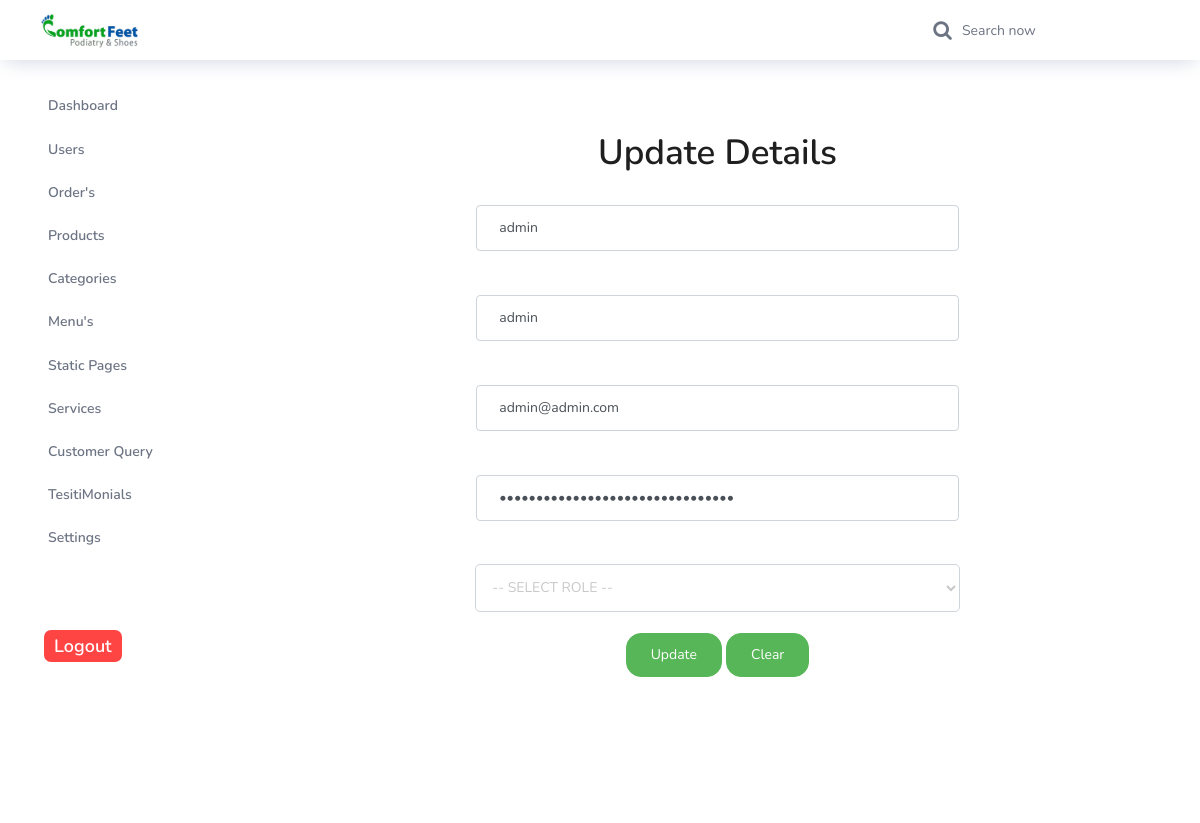
Screenshot of /admin/update_user.php?update=1 with the database file from the repository.
### tables this page shows
CREATE TABLE `user` (
  `u_id` int(11) NOT NULL,
  `u_name` varchar(100) NOT NULL,
  `name` varchar(100) NOT NULL,
  `email` varchar(255) NOT NULL,
  `password` varchar(255) NOT NULL,
  `role` tinyint(1) NOT NULL DEFAULT 0,
  `time` timestamp NOT NULL DEFAULT current_timestamp() ON UPDATE current_timestamp()
);

### html/admin/update_user.php (the view, shortened to what this page needs)
<?php
        require 'header.php';
        if(isset($_GET['update'])){
            $id=$_GET['update'];
            $update_details=mysqli_query($con,'SELECT * from user where u_id='.$id.'');
            $row=mysqli_fetch_assoc($update_details);
        }
?>
<div class="main-panel">
<div class="content_container_login">
    <div class="detail-box-login">
        <div class="login_title">
        <?php
            if(isset($_GET['update'])){
        ?>
        <h2 style="font-size: 2.187rem;margin: 35px auto;text-align: center;">Update Details</h2>
        <?php
            }else{
        ?>
            <h2 style="font-size: 2.187rem;margin: 35px auto;text-align: center;">Add User</h2>
        <?php
            }
        ?>
	    </div>
        <form method="POST" id="loginform" onsubmit="return signup()" action="">
		<input type="text" name="username" id="user_name" placeholder="username" class="form-control" value="<?php if(isset($_GET['update'])){ echo $row['u_name']; }?>" ><br/><br>
		<input type="text" name="fname" id="fname" placeholder="Full name" class="form-control" value="<?php if(isset($_GET['update'])){echo $row['name']; }?>" ><br/><br>
		<input type="text" name="email" id="email" placeholder="email" class="form-control" value="<?php if(isset($_GET['update'])){echo $row['email']; }?>" ><br/><br>
		<input type="password" name="password" id="pswd" placeholder="password" class="form-control" value="<?php if(isset($_GET['update'])){echo $row['password'];}?>" ><br><br>
        <select name="role[]" id="role" class="form-control">
            <option value="" selected>-- SELECT ROLE --</option>
        </select>
		<div class="login_btns"><br>
		<button type="submit" class="btn btn-success" id="login"  <?php
            if(isset($_GET['update'])){
                echo "name=update";
            }
            else{
                echo "name=insert";
            }
        ?>>Update</button>&nbsp;<button type="reset" class="btn btn-success">Clear</button></div>
		</form>
    </div>
</div>
</div>

### html/admin/update_user.php (style rules this page uses)
form { width: 50%; margin: 0px auto; text-align: center; }

### rows the page displays
user: username "admin", fname "admin", email "admin@admin.com"
